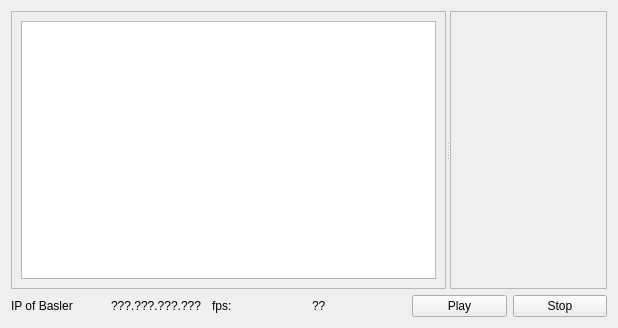
<?xml version="1.0" encoding="UTF-8"?>
<ui version="4.0">
 <class>Demo_LImA_pyFAI</class>
 <widget class="QWidget" name="Demo_LImA_pyFAI">
  <property name="geometry">
   <rect>
    <x>0</x>
    <y>0</y>
    <width>618</width>
    <height>328</height>
   </rect>
  </property>
  <property name="windowTitle">
   <string>PyFAI live 2D integration</string>
  </property>
  <layout class="QHBoxLayout" name="horizontalLayout_3">
   <item>
    <layout class="QVBoxLayout" name="verticalLayout">
     <item>
      <widget class="QSplitter" name="splitter">
       <property name="orientation">
        <enum>Qt::Horizontal</enum>
       </property>
       <widget class="QFrame" name="frame_2">
        <property name="frameShape">
         <enum>QFrame::StyledPanel</enum>
        </property>
        <property name="frameShadow">
         <enum>QFrame::Raised</enum>
        </property>
        <layout class="QHBoxLayout" name="horizontalLayout">
         <item>
          <widget class="ImageView" name="RawImg"/>
         </item>
        </layout>
       </widget>
       <widget class="QFrame" name="frame">
        <property name="frameShape">
         <enum>QFrame::StyledPanel</enum>
        </property>
        <property name="frameShadow">
         <enum>QFrame::Raised</enum>
        </property>
       </widget>
      </widget>
     </item>
     <item>
      <layout class="QHBoxLayout" name="horizontalLayout_2">
       <item>
        <widget class="QLabel" name="label_2">
         <property name="text">
          <string>IP of Basler</string>
         </property>
        </widget>
       </item>
       <item>
        <widget class="QLabel" name="label_ip">
         <property name="text">
          <string>???.???.???.???</string>
         </property>
        </widget>
       </item>
       <item>
        <widget class="QLabel" name="label">
         <property name="text">
          <string>fps:</string>
         </property>
        </widget>
       </item>
       <item>
        <widget class="QLabel" name="label_fps">
         <property name="text">
          <string>??</string>
         </property>
        </widget>
       </item>
       <item>
        <widget class="QPushButton" name="pushButton_play">
         <property name="text">
          <string>Play</string>
         </property>
        </widget>
       </item>
       <item>
        <widget class="QPushButton" name="pushButton_stop">
         <property name="text">
          <string>Stop</string>
         </property>
        </widget>
       </item>
      </layout>
     </item>
    </layout>
   </item>
  </layout>
 </widget>
 <customwidgets>
  <customwidget>
   <class>ImageView</class>
   <extends>QGraphicsView</extends>
   <header>pyqtgraph</header>
  </customwidget>
 </customwidgets>
 <resources/>
 <connections/>
</ui>
